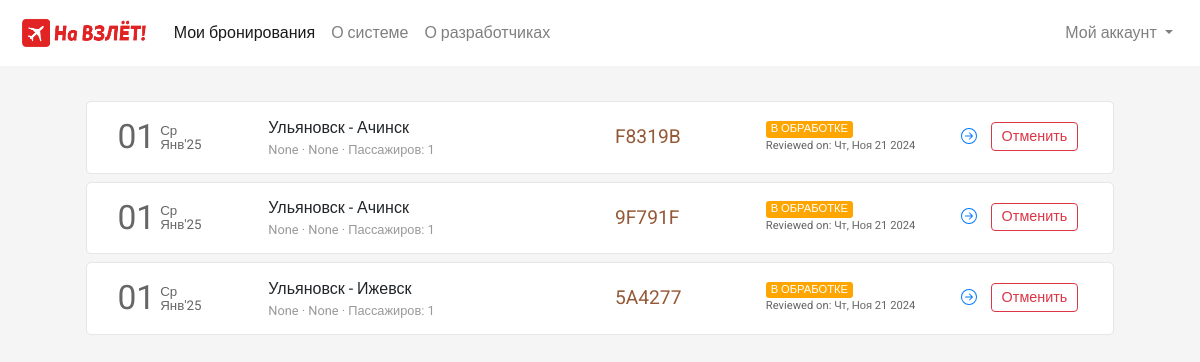
Before: /flight/bookings (signed in) with the older database file.
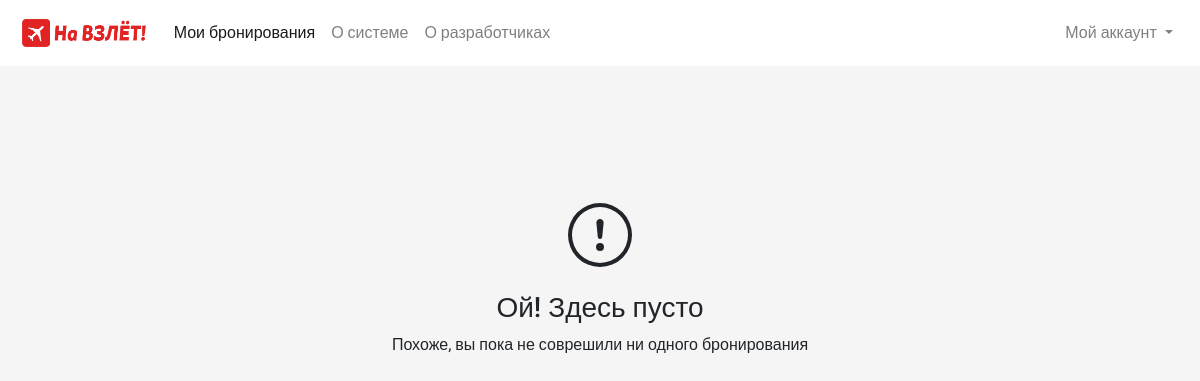
After: the same page with the newer database file.
### flight/models.py (models this page shows, shortened)
class Ticket(models.Model):
    user = models.ForeignKey(User,on_delete=models.CASCADE,related_name="bookings", blank=True, null=True)
    ref_no = models.CharField(max_length=6, unique=True, null=True)
    flight = models.ForeignKey(Flight, on_delete=models.CASCADE, related_name="tickets", blank=True, null=True)
    mobile = models.CharField(max_length=45, null=True)
    email = models.EmailField(max_length=45, null=True)
    passengers = models.ManyToManyField(Passenger, null=True, default=None, related_name="flight_tickets")
    status = models.CharField(max_length=45, choices=TICKET_STATUS, default='PENDING')
    booking_date = models.DateTimeField(default=datetime.now)
    @property
    def depart_date(self):
        return self.flight.depart_datetime.date()
    @property
    def transport_company(self):
        return self.flight.transport_company_name
    @property
    def plane(self):
        return self.flight.plane_name

class Flight(models.Model):
    code = models.CharField(max_length=6, unique=True, null=False, default="AB1234")
    origin = models.ForeignKey(Place, on_delete=models.CASCADE, related_name="departures")
    destination = models.ForeignKey(Place, on_delete=models.CASCADE, related_name="arrivals")
    depart_datetime = models.DateTimeField(null=False, default=datetime(2025, 1, 1, 0, 0))
    arrival_datetime = models.DateTimeField(null=False, default=datetime(2025, 1, 2, 0, 0))
    economy_seat_cost = models.FloatField(null=False, default=1.0)
    business_seat_cost = models.FloatField(null=False, default=1.0)
    active = models.BooleanField(default=True)
    planeid = models.ForeignKey(Plane, null=True, on_delete=models.CASCADE)
    @property
    def transport_company_name(self):
        return self.planeid.transport_company.name if self.planeid and self.planeid.transport_company else None
    @property
    def plane_name(self):
        return self.planeid.name if self.planeid else None

class Place(models.Model):
    city = models.CharField(
        max_length=25,
        validators=[
            RegexValidator(r'^[a-zA-Zа-яА-Я\s\-]{3,25}$', 'Only letters, spaces, and hyphens allowed.')
        ],
        null=False
    )
    code = models.CharField(
        max_length=4,
        validators=[
            RegexValidator(r'^[a-zA-Zа-яА-Я]{3,4}$', 'Only letters allowed.')
        ],
        null=False
    )

### flight/views.py (the view)
# urls.py: path('flight/bookings', views.bookings, name="bookings"),
def bookings(request):
    if request.user.is_authenticated:
        tickets = Ticket.objects.filter(user=request.user).order_by('-booking_date')
        return render(request, 'flight/bookings.html', {
            'page': 'bookings',
            'tickets': tickets
        })
    else:
        return HttpResponseRedirect(reverse('login'))

### flight/templates/flight/bookings.html (shortened to what the changed rows need)
{% extends 'flight/layout.html' %}
{% load static %}
{% block head %}
    <link rel="stylesheet" href="{% static 'css/bookings_style.css' %}">
{% endblock head %}
{% block body %}
    <section class="section section1">
        <div class="container">
            {% if tickets %}
                {% for ticket in tickets %}
                    <div class="row each-booking-div" id="{{ticket.ref_no}}">
                        <div class="col-2" style="display: flex;">
                            <div style="display: flex; color: #666666; margin-top: auto;">
                                <div>
                                    <span style="font-size: 2.1em;">{{ticket.depart_date | date:"d"}}</span>
                                </div>
                                <div style="font-size: smaller; display: flex; margin: auto 0; padding-left: 5px; line-height: 1em;">
                                    <div style="margin: auto;">
                                        <div style="margin-bottom: 1px;">{{ticket.depart_date | date:"D"}}</div>
                                        <div style="margin-top: 1px;">{{ticket.depart_date | date:"M'y"}}</div>
                                    </div>
                                </div>
                            </div>
                        </div>
                        <div class="col-4 middle-div">
                            <div style="width:100%">
                                <div class="row places-div" style=" display: flex;">
                                    <div style="max-width: 45%;">{{ticket.flight.origin.city}}</div>
                                    <div>&nbsp;-&nbsp;</div>
                                    <div style="max-width: 45%;">{{ticket.flight.destination.city}}</div>
                                </div>
                                <div class="row places-div" style="font-size: .8em; color: #999999; ">
                                    <div style="max-width: 100%;">{{ticket.transport_company}} &middot; {{ticket.plane}} &middot; Пассажиров: {{ticket.passengers.count}} </div>
                                </div>
                            </div>
                        </div>
                        <div class="col-2 middle-div">
                            <div style="font-size: 1.2em; color: #945937;">{{ticket.ref_no}}</div>
                        </div>
                        <div class="col-2 middle-div">
                            <div>
                                <div class="row status-div">
                                    {% if ticket.status == 'PENDING' %}
                                        <div class="orange">В ОБРАБОТКЕ</div>
                                    {% endif %}
                                </div>
                                <div class="row booking-date-div" style="font-size: .7em; color: #666;">
                                    {% if ticket.status == 'PENDING' %}
                                        Reviewed on: {{ticket.booking_date | date:"D, M d Y"}}
                                    {% endif %}
                                </div>
                            </div>
                        </div>
                        <div class="col-2 last-div">
                            <div>
                                <div class="ticket-action-div">
                                    {% if ticket.status == 'PENDING' %}
                                        <form action="{% url 'resumebooking' %}" method="POST">
                                            <button type="submit" class="btn btn-outline-primary btnp rbtn">
                                            </button>
                                        </form>
                                        <button type="button" class="btn btn-outline-danger btnp cbtn" data-ref="{{ticket.ref_no}}" onclick="popup(this)">Отменить</button>
                                    {% endif %}
                                </div>
                            </div>
                        </div>
                    </div>
                {% endfor %}
            {% else %}
                <div style="height: 100%; width:100%; padding: 10%;">
                    <div style="text-align: center; margin: auto;">
                        <br><br>
                        <h3>Ой! Здесь пусто</h3>
                        <p>
                            Похоже, вы пока не соврешили ни одного бронирования
                        </p>
                    </div>
                </div>
            {% endif %}
        </div>
    </section>
{% endblock %}

Changed rows visible on the page:
no longer on this page (row edited): Ticket: depart_date "01", depart_date "Ср", depart_date "Янв'25", flight.origin.city "Ульяновск", flight.destination.city "Ачинск", transport_company "None", plane "None", passengers.count "1", ref_no "F8319B", status "В ОБРАБОТКЕ", booking_date "Чт, Ноя 21 2024"
no longer on this page (row edited): Ticket: depart_date "01", depart_date "Ср", depart_date "Янв'25", flight.origin.city "Ульяновск", flight.destination.city "Ачинск", transport_company "None", plane "None", passengers.count "1", ref_no "9F791F", status "В ОБРАБОТКЕ", booking_date "Чт, Ноя 21 2024"
no longer on this page (row edited): Ticket: depart_date "01", depart_date "Ср", depart_date "Янв'25", flight.origin.city "Ульяновск", flight.destination.city "Ижевск", transport_company "None", plane "None", passengers.count "1", ref_no "5A4277", status "В ОБРАБОТКЕ", booking_date "Чт, Ноя 21 2024"
Other visible differences:
text now shown: "Ой! Здесь пусто Похоже, вы пока не соврешили ни одного бронирования"
